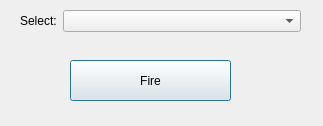
<?xml version="1.0" encoding="UTF-8"?>
<ui version="4.0">
 <class>DialogFireManager</class>
 <widget class="QDialog" name="DialogFireManager">
  <property name="geometry">
   <rect>
    <x>0</x>
    <y>0</y>
    <width>323</width>
    <height>126</height>
   </rect>
  </property>
  <property name="windowTitle">
   <string>Dialog</string>
  </property>
  <widget class="QPushButton" name="pushButton_fire">
   <property name="geometry">
    <rect>
     <x>70</x>
     <y>60</y>
     <width>161</width>
     <height>41</height>
    </rect>
   </property>
   <property name="text">
    <string>Fire</string>
   </property>
  </widget>
  <widget class="QWidget" name="">
   <property name="geometry">
    <rect>
     <x>20</x>
     <y>10</y>
     <width>281</width>
     <height>41</height>
    </rect>
   </property>
   <layout class="QFormLayout" name="formLayout">
    <item row="0" column="0">
     <widget class="QLabel" name="label">
      <property name="text">
       <string>Select:</string>
      </property>
     </widget>
    </item>
    <item row="0" column="1">
     <widget class="QComboBox" name="comboBox_fire"/>
    </item>
   </layout>
  </widget>
 </widget>
 <resources/>
 <connections/>
</ui>
